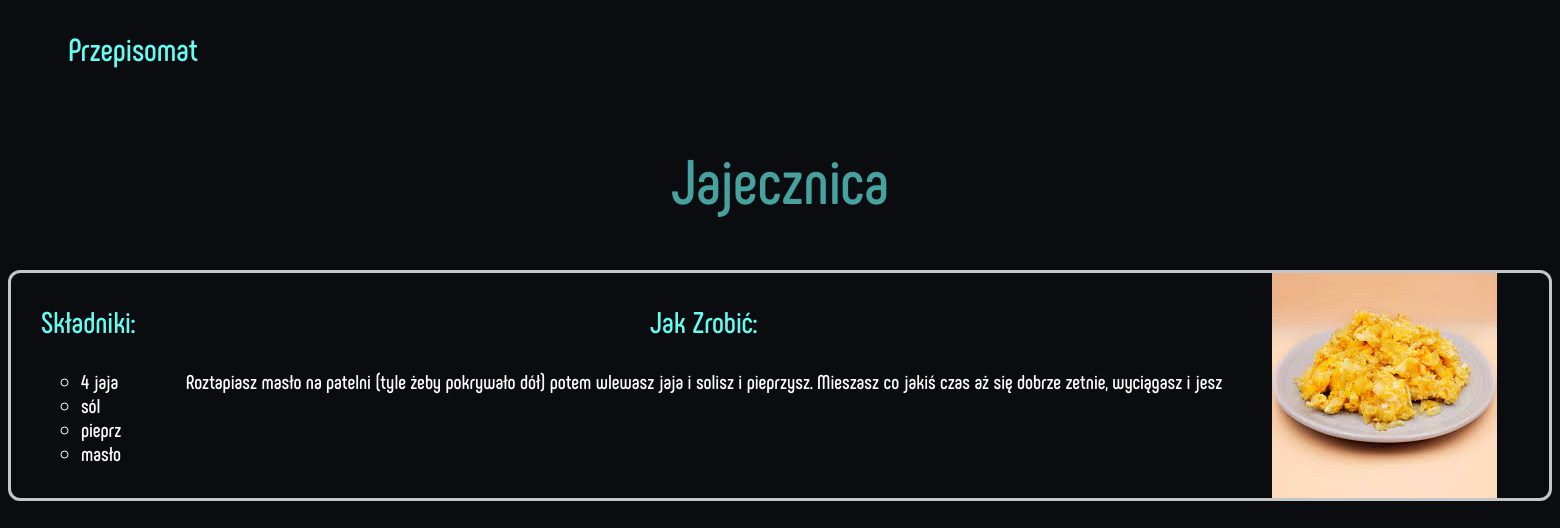
/recipe.php?id=2, run on the app's committed database.
### tables this page shows
CREATE TABLE `recipes` (
  `ID` int(16) NOT NULL,
  `name` varchar(42) NOT NULL,
  `ingredients` text NOT NULL,
  `how_to_make` text NOT NULL
);

### recipe.php (the view, shortened to what this page needs)
<?php
$recipeID = $_GET['id'];
$server = "localhost";
$username = "root";
$password = "";
$dbname = "przepisomat";
$conn = new mysqli($server, $username, $password, $dbname);
$sql = "SELECT * FROM recipes WHERE ID='$recipeID';";
$result = $conn->query($sql);
$row = $result->fetch_assoc();
$recipeName= $row["name"];
$recipeIngredientsString = $row["ingredients"];
$recipeIngredients = explode("\n", $recipeIngredientsString);
$recipeHowToMake = $row['how_to_make'];
$iconPath = './assets/img/icons/' . $row["ID"] . '.png';
?>
<!DOCTYPE html>
<html lang="pl">
    <head>
        <link rel="stylesheet" href="assets/css/style.css">
    </head>
    <body>
        <div class="header-container">
            <div class="logo">
                <h1>Przepisomat</h1>
            </div>
            <div class="back-button">
                <a href="index.php"><button>Strona Główna</button></a>
            </div>
        </div>
        <div class="recipe-name">
            <?php echo "<h2>$recipeName</h2>"?>
        </div>
        <div class="recipe-info">
            <div class="ingredients">
                <h3>Składniki:</h3>
                <ol>
                    <?php
                    foreach ($recipeIngredients as $item) {
                        echo "<li>$item</li>";
                    }
                    ?>
                </ol>
            </div>
            <div class="how-to-make">
                <h3>Jak Zrobić:</h3>
                <?php echo "<p>$recipeHowToMake</p>"?>
            </div>
            <div class="image">
                <?php
                if (file_exists($iconPath)) {
                    echo '<img src="' . $iconPath . '" alt="Ikona">';
                } else {
                    echo '<img src="./assets/img/product-icon-placeholder.png" alt="Ikona produktu">';
                }
                ?>
            </div>
        </div>
    </body>
</html>

### assets/css/style.css (style rules this page uses)
:root { --background: #0B0C10; --white: #FFFFFF; --gray: #1F2833; --light-gray: #C5C6C7; --light-blue: #66FCF1; --blue: #45A29E; }
body { background-color: var(--background); font-family: 'breadfont', sans-serif; }
.header-container { display: flex; }
.logo { color: var(--light-blue); margin-left: 60px; }
.recipe-name { color: var(--blue); text-align: center; font-size: 42px; }
.recipe-info { display: flex; border: 3px solid var(--light-gray); border-radius: 12px; }
.ingredients { margin-left: 30px; margin-right: 50px; color: var(--white); }
.recipe-info h3 { font-size: 30px; text-align: center; color: var(--light-blue); }
.ingredients ol { list-style-type: circle; }
.ingredients ol li { font-size: 20px; }
.how-to-make p { color: var(--white); font-size: 20px; }
.image { margin-right: 30px; margin-left: 50px; display: flex; justify-content: center; align-items: center; }

### data on the page
recipes: name "Jajecznica", ingredients "4 jaja", ingredients "sól", ingredients "pieprz", ingredients "masło", how_to_make "Roztapiasz masło na patelni (tyle żeby pokrywało dół) potem wlewasz jaja i solisz i pieprzysz. Mieszasz co jakiś czas aż się dobrze zetnie, wyciągasz i jesz"
